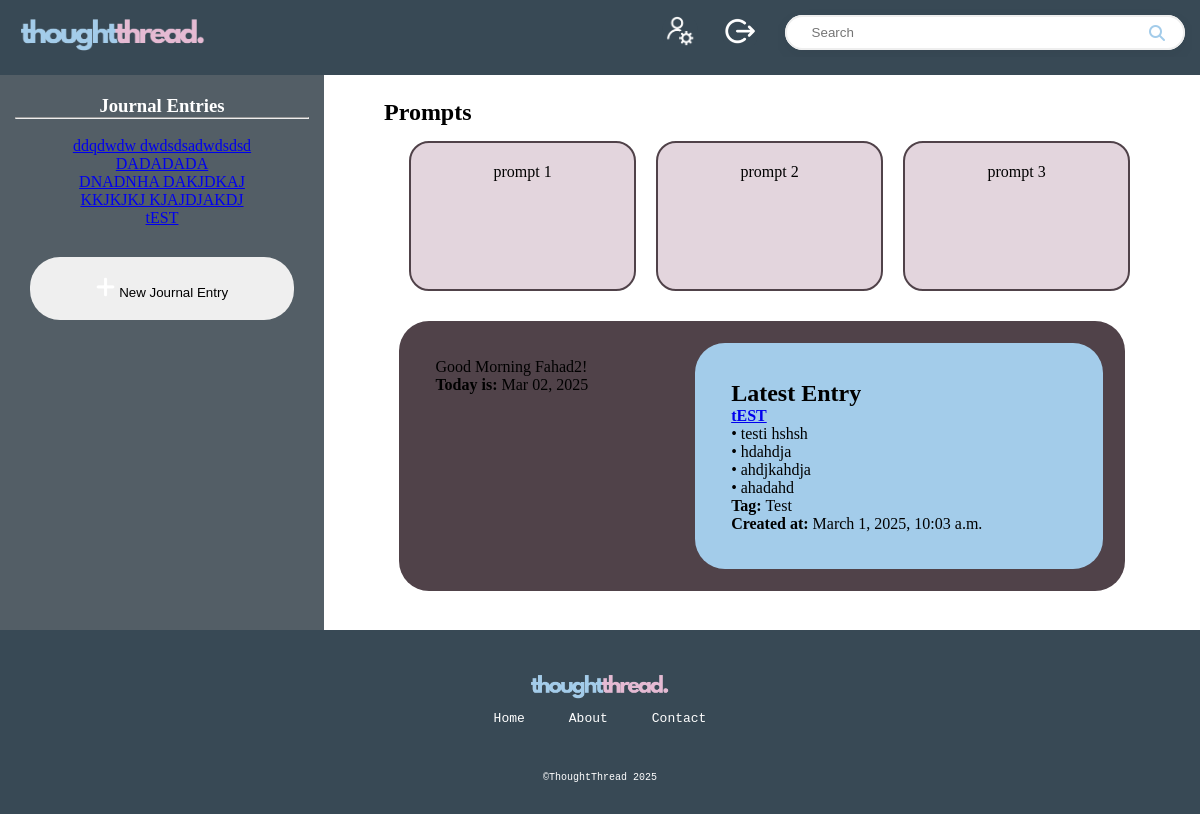
The page /journal/ (signed in) on the database as committed earlier.
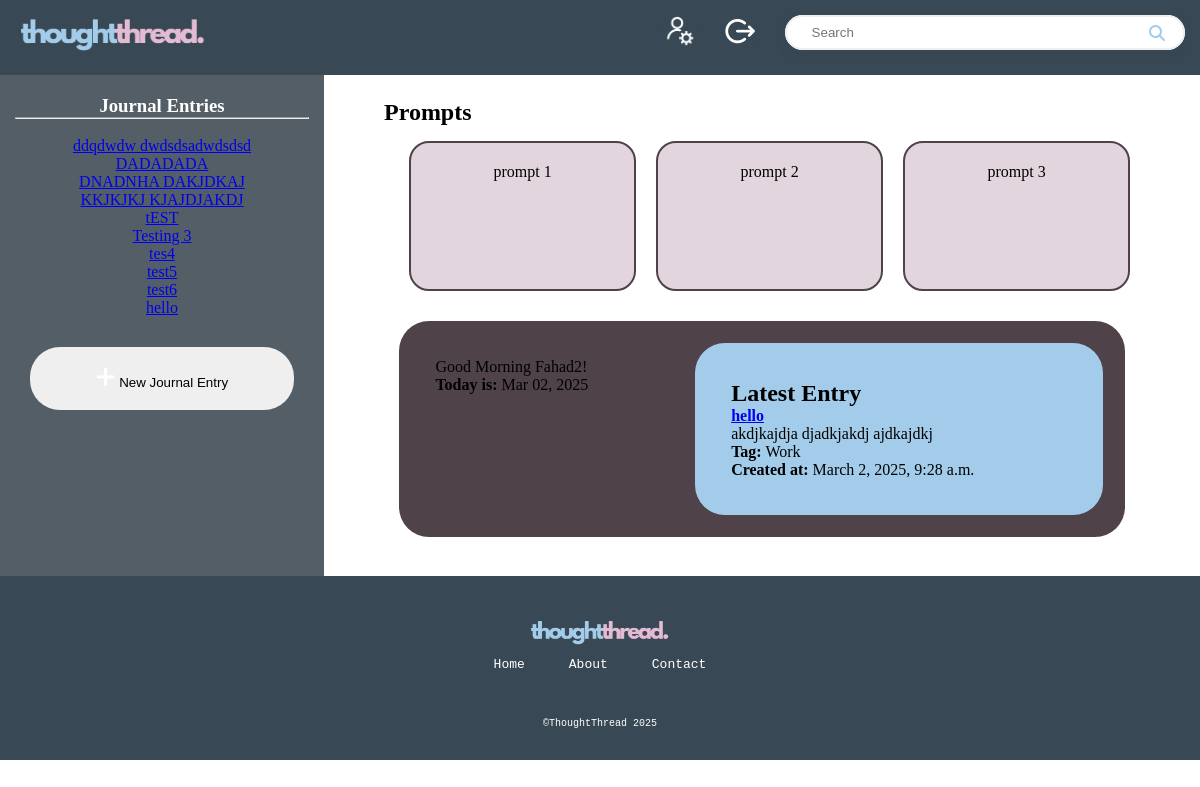
The same page on the database as committed later.
### journalApp/models.py (models this page shows, shortened)
class JournalEntry(models.Model):
    entry_id = models.AutoField(primary_key=True)
    user = models.ForeignKey(User, on_delete=models.CASCADE)
    title = models.CharField(max_length=255)
    content = models.TextField()
    created_at = models.DateTimeField(auto_now_add=True)
    updated_at = models.DateTimeField(auto_now=True)
    tag = models.ForeignKey(Tag, on_delete=models.SET_NULL, null=True, blank=True)

class Tag(models.Model):
    tag_id = models.AutoField(primary_key=True)
    name = models.CharField(max_length=100, unique=True)
    user = models.ForeignKey(User, on_delete=models.CASCADE,default=1)

### journalApp/views.py (the view)
# urls.py: path('', views.index,name = 'home'),
def index(request):
    if request.user.is_authenticated:
        userId = request.user.id
        allJournals = JournalEntry.objects.filter(user=userId)
        latestJournal = JournalEntry.objects.filter(user=request.user).order_by('-created_at').first()
        allTags = Tag.objects.filter(journalentry__user=request.user).distinct()
        today = timezone.now()
        params = {'allJournals': allJournals,'allTags': allTags,'latestJournal': latestJournal,'today':today}
        return render(request,'journalApp/index.html',params)

### journalApp/templates/journalApp/index.html (shortened to what this page needs)
{% load static %}
<!DOCTYPE html>
<html lang="en">
<head>
  <link href="https://cdnjs.cloudflare.com/ajax/libs/font-awesome/6.5.1/css/all.min.css" rel="stylesheet">
  <link rel="stylesheet" href="{% static 'css/style.css' %}">
</head>
<body>
  {% load static %}
  <header id="header-row">
    <div id="header-logo">
      <img src="{% static 'images/logo.png' %}" alt="thoughtthread.">
    </div>
    <div id="header-nav">
      <a href="{% url 'profSetting' %}"><button><img src="{% static 'images/icons/profile.png' %}" alt="Profile"></button></a>
      {% if user.is_authenticated %}
      <a href="{% url 'logOut' %}"><button><img src="{% static 'images/icons/logout.png' %}" alt="Logout"></button></a>
      {% endif %}
    </div>
    <div id="header-search">
      <div class="bg-light">
        <div class="container py-5">
          <div class="search-wrapper">
            <div class="search-box">
              <input type="text" class="search-input form-control" placeholder="Search">
              <i class="fas fa-search search-icon"></i>
            </div>
          </div>
        </div>
      </div>
    </div>
  </header>
  <main id="dashboard-page">
    <div id="entries-side">
      <div id="entries-list">
        <h3>Journal Entries</h3>
        <hr><br>
        {% for journal in allJournals %}
          <a href="{% url 'viewEntry' journal.entry_id %}">
            {{ journal.title }}
          </a>
          <br>
        {% endfor %}
      </div>
      <div id="button">
        <a href="{% url 'newEntry' %}">
          <button>
            <img src="{% static 'images/icons/newentry.png' %}" alt="Dashboard" width="8%">
            New Journal Entry
          </button>
        </a>
      </div>
    </div>
    <div id="dashboard-area">
      <div id="prompts">
        <h2>Prompts</h2>
        <div class="row">
          <div class="col">
            prompt 1
          </div>
          <div class="col">
            prompt 2
          </div>
          <div class="col">
            prompt 3
          </div>
        </div>
      </div>
      <div id="activity">
        <div id="greeting">
          Good Morning {{ user.username }}!<br>
          <strong>Today is:</strong> {{ today|date:"M d, Y" }}
        </div>
        <div id="latest">
          <h2>Latest Entry</h2>
          {% if latestJournal %}
            <a href="{% url 'viewEntry' latestJournal.entry_id %}">
              <strong>{{ latestJournal.title }}</strong>
            </a>
            <br>
            <p>{{ latestJournal.content|safe }}</p>
            <p>
              <strong>Tag:</strong>
              {% if latestJournal.tag %}
                {{ latestJournal.tag.name }}
              {% else %}
                No tag
              {% endif %}
            </p>
            <p><strong>Created at:</strong> {{ latestJournal.created_at }}</p>
          {% else %}
            <p>No entries found.</p>
          {% endif %}
        </div>
      </div>
    </div>
  </main>
  <footer>
    <div>
      <img src="{% static 'images/logo.png' %}" alt="thoughtthread.">
    </div>
    <div id="ftr-nav">
      <a href="{% url 'index' %}">Home</a>
      <a href="#">About</a>
      <a href="#">Contact</a>
    </div>
    <div id="ftr-cp">
      <a>&#169;ThoughtThread 2025</a>
    </div>
  </footer>
</body>
</html>

### journalApp/static/css/style.css (style rules this page uses)
* { margin: 0; padding: 0; box-sizing: border-box; overflow-x: hidden; }
header { top: 0; position: sticky; width: 100%; height: auto; text-align: center; padding: 5px 50px; background-color: #384955; }
header img { width: 200px; height: auto; }
footer { width: 100%; height: auto; padding: 30px 20px; padding-top: 40px; background-color: #384955; text-align: center; }
footer a { color: white; font-family: 'Courier New'; font-size: 10px; }
footer #ftr-nav a { font-size: 13px; text-decoration: none; padding: 0 20px; }
footer #ftr-cp { padding-top: 40px; color: white; }
footer img { width: 150px; height: auto; }
#header-row { display: flex; padding: 8px; margin: auto; }
#header-logo { width: 40%; text-align: left; padding: 5px; padding-bottom: none; }
#header-nav { width: 25%; text-align: right; padding: 5px 10px; }
#header-nav button { margin: 0 10px; padding: 3px; background-color: #384955; border: none; border-radius: 35px; }
#header-nav img { max-width: 30px; }
#header-search { width: 35%; }
.search-wrapper { max-width: 100%; padding: 7px; }
.search-box { position: relative; background: white; border-radius: 30px; box-shadow: 0 5px 15px rgba(0, 0, 0, 0.05); transition: all 0.3s ease; }
.search-input { border: 2px solid #eee; border-radius: 30px; padding: 8px 25px; width: 100%; transition: all 0.3s ease; outline: none; }
.search-icon { position: absolute; right: 20px; top: 50%; transform: translateY(-50%); color: #A3CCEA; transition: all 0.3s ease; overflow: hidden; }
#dashboard-page { display: flex; }
#entries-side { width: 27%; background-color: #535e66; color: white; }
#entries-list { margin: 20px 15px; text-align: center; max-height: 50%; overflow-y: auto; }
#button { margin: 30px; text-align: center; max-height: 20%; }
#button button { width: 100%; padding: 20px 10px; border-radius: 30px; border: none; }
#dashboard-area { width: 73%; padding: 2% 5%; }
#prompts .row { width: 100%; padding: 1%; margin: 1%; }
#activity { background-color: #504249; border-radius: 30px; display: flex; margin: 2%; }
#greeting { width: 40%; padding: 5%; }
#latest { width: 60%; padding: 5%; border-radius: 30px; background-color: #A3CCEA; margin: 3%; }
.row { width: 79%; margin: 30px auto; margin-bottom: 0px; padding: 30px; text-align: center; display: flex; }
.col { width: 33.33%; border: 2px solid #504249; border-radius: 20px; background-color: #e3d5dd; padding: 20px; margin: 0px 10px; min-height: 150px; }

Rows that differ between the two databases and show on the page:
added JournalEntry: title "Testing 3"
added JournalEntry: title "tes4"
added JournalEntry: title "test5"
added JournalEntry: title "test6"
added JournalEntry: title "hello", content "akdjkajdja djadkjakdj ajdkajdkj", tag.name "Work", created_at "March 2, 2025, 9:28 a.m."
Other text that changed with them:
{{ latestJournal.title }}: "tEST" → "hello"
{{ latestJournal.content|safe }}: "• testi hshsh • hdahdja • ahdjkahdja • ahadahd" → "akdjkajdja djadkjakdj ajdkajdkj"
{{ latestJournal.tag.name }}: "Test" → "Work"
{{ latestJournal.created_at }}: "March 1, 2025, 10:03 a.m." → "March 2, 2025, 9:28 a.m."
